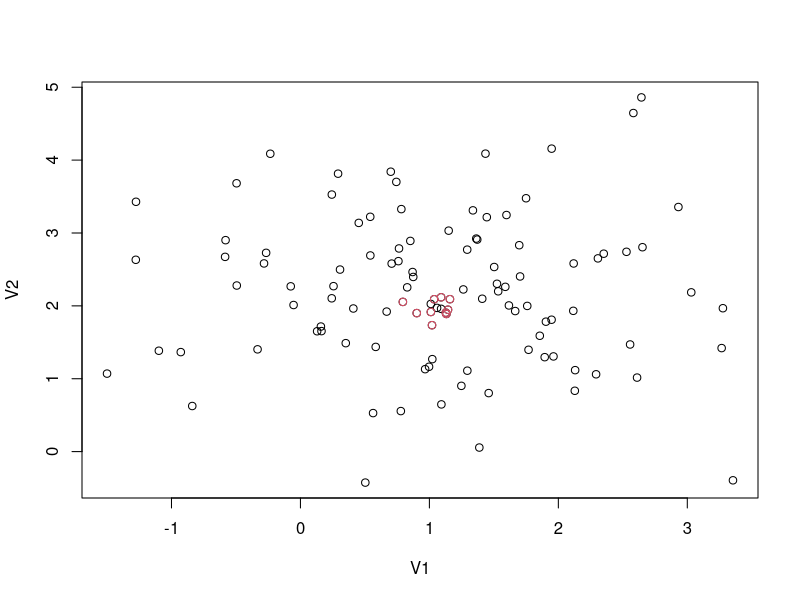

Generate this figure with R: (Note: a time limit stopped this script after it produced the figure.)
library('e1071')
Fmeasure <- function(x){
  pr <- x[1,1]/sum(x[1,])
  rc <- x[1,1]/sum(x[,1])
  return(2*pr*rc/(pr+rc))
}
Gmean <- function(x){
  TPR <- x[1,1]/sum(x[,1])
  TNR <- x[2,2]/sum(x[,2])
  return(sqrt(TPR*TNR))
}
AUC <- function(x){
  FPR <- x[1,2]/sum(x[,2])
  TPR <- x[1,1]/sum(x[,1])
  
  return((1+(1-FPR))*TPR/2+(1-FPR)*(1-TPR)/2)
}
STRPart <- function(dt, r, p){  
  dt <- as.data.frame(dt)
  dt[,r] <- as.factor(dt[,r]) 
  n.class <- length(levels(dt[,r])) 
  dt.lst <- vector("list",n.class) 
  ndt.lst <- vector("list",n.class) 
  dt.trn.lst <-vector("list",n.class)  
  dt.tst.lst <- vector("list",n.class)  
  
  i <- 1     
  while(i <= n.class){   
    dt.lst[[i]] <- dt[dt[,r]==levels(dt[,r])[i],] 
    ndt.lst[[i]] <- nrow(dt.lst[[i]])             
    dt.lst[[i]] <- dt.lst[[i]][sample(ndt.lst[[i]]),]  
    dt.trn.lst[[i]] <- dt.lst[[i]][1:round(ndt.lst[[i]]*p),] 
    dt.tst.lst[[i]] <- dt.lst[[i]][(round(ndt.lst[[i]]*p)+1):ndt.lst[[i]],]    
    i <- i+1 
  }    
  j <- 2 
  d.train <- dt.trn.lst[[1]] 
  d.test <- dt.tst.lst[[1]]     
  while(j <= n.class){ 
    b <- dt.trn.lst[[j]]    
    d.train <- rbind(d.train,b)  
    c <- dt.tst.lst[[j]]     
    d.test <- rbind(d.test,c)
    j <- j+1                 
  }  
  return(list(d.train,d.test)) 
}
##
ACO <- function(training,testing,ITA=50,ant_n=50,rho=0.8){
  
  # sigma <- 5 #RBF kernal parameter
  # svm(x = tmp_trn[,-3],y = tmp_trn[,3],kernel = exp(-(abs(u-v)^2)/2*sigma^2),cost = 500)
  S_major <- training[training[,3]==0,]
  S_minor <- training[training[,3]==1,]
  pheromone <- matrix(1,nrow(S_major),2)
  OPS <- 0
  for(i in 1:ITA){
    fitness_old <- 0
    for(j in 1:ant_n){
      sel <-runif(nrow(S_major)) > pheromone[,1]/rowSums(pheromone)
      SS <- S_major[sel,]
      tmp_trn <- rbind(SS,S_minor)
      classifier <- svm(x = tmp_trn[,-3],y = tmp_trn[,3],cost = 500)
      mat <- table(predict(classifier,testing[,-3]),testing[,3])
      fitness_new <- 1/3*Fmeasure(mat)+1/3*Gmean(mat)+1/3*AUC(mat)
      
      if(fitness_new > fitness_old){
        best_sel <- sel
        best_set <- SS
        best_fitness <- fitness_new
        fitness_old <- fitness_new
      }
    }
    if(best_fitness>OPS){
      OPS <- best_fitness
      result_set <- best_set
      result_sel <- best_sel
    }
    
    delta <- matrix(0,nrow(S_major),2)
    delta[best_sel,2] <-1
    delta[!best_sel,1] <-1
    delta[delta==1] <- 1/0.1/ant_n*best_fitness
    pheromone <- rho*pheromone+delta
    print(paste('iteration',as.character(i),'finished.'))
  }
  output <- list()
  output$set <- rbind(result_set,S_minor)
  output$sel <- result_sel
  return(output)
}
####

data <- read.csv("dataset3.csv",h=T)
plot(data[,-3])
points(data[data[,3]==1,-3],col=2)

part <- STRPart(data,3,0.66)
training <- part[[1]]
test <- part[[2]]


maj <- training[training[,3]==0,]
min <- training[training[,3]==1,]
REC  <- vector("numeric",nrow(maj))
names(REC) <- rownames(maj)

for(rep in 1:100){
select <- STRPart(training,3,0.66)
S <- select[[1]]
V <- select[[2]]
name <-rownames(S[S[,3]==0,])
tmp <- ACO(training = S,testing = V)$sel
REC[name[tmp]] <- REC[name[tmp]]+1
print(rep)
}

under_result <- rbind(maj[names(REC[order(REC,decreasing = T)][1:30]),],min)

plot(training[,-3],col=training[,3])
plot(under_result[,-3],col=under_result[,3])


apply(maj[1:2],1,mean)
apply(min[1:2],1,mean)
